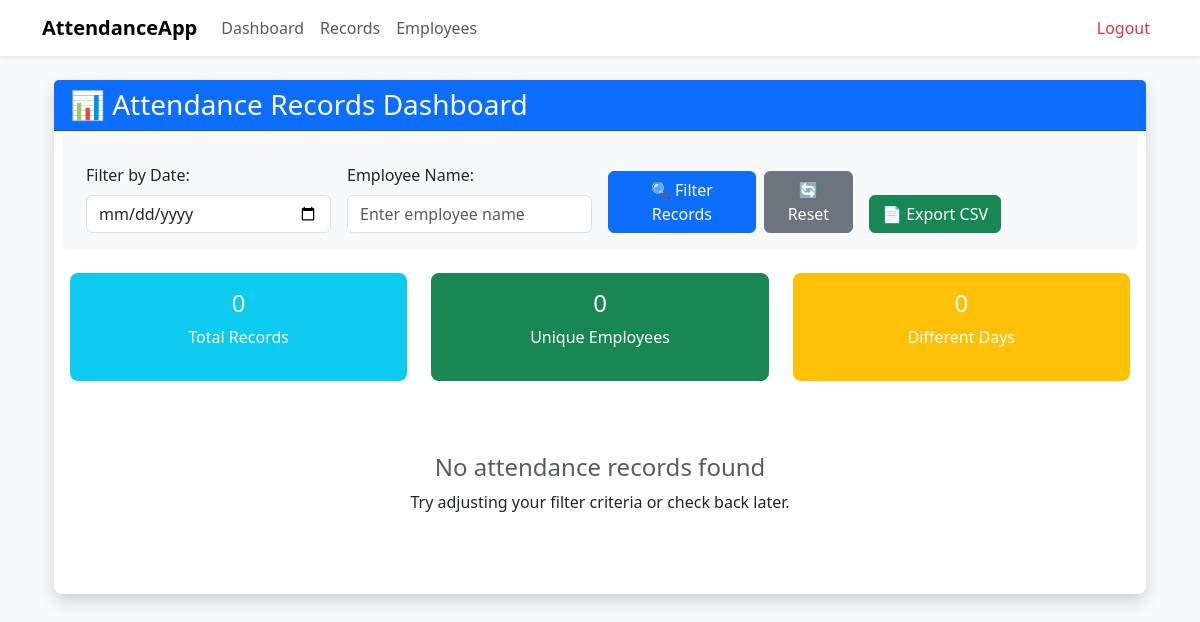
The app's page /attendance_dashboard (signed in), older data.
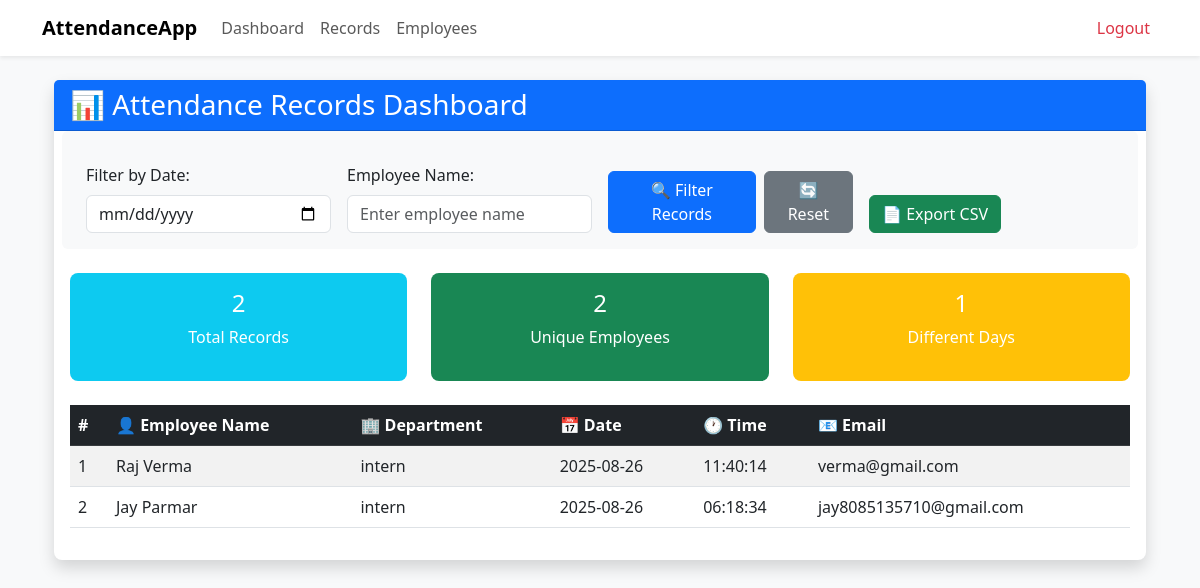
The same page, newer data.
### models.py (models this page shows)
class Attendance(db.Model):
    id = db.Column(db.Integer, primary_key=True)
    employee_id = db.Column(db.Integer, db.ForeignKey('employee.id'), nullable=False)
    timestamp = db.Column(db.DateTime, nullable=False)
    employee = db.relationship('Employee', backref=db.backref('attendances', lazy=True))

class Employee(db.Model):
    id = db.Column(db.Integer, primary_key=True)
    name = db.Column(db.String(150), nullable=False)
    department = db.Column(db.String(100), nullable=False)
    email = db.Column(db.String(150), nullable=False)
    contact = db.Column(db.String(20), nullable=False)
    face_data_folder = db.Column(db.String(200))

### app.py (the view)
@app.route("/attendance_dashboard")
@login_required
def attendance_dashboard():
    date = request.args.get("date")
    emp_name = request.args.get("employee")
    q = Attendance.query.join(Employee)
    if date:
        try:
            d = datetime.fromisoformat(date).date()
            q = q.filter(db.func.date(Attendance.timestamp)==d)
        except Exception:
            pass
    if emp_name:
        q = q.filter(Employee.name.ilike(f"%{emp_name}%"))
    records = q.order_by(Attendance.timestamp.desc()).all()
    unique_days = {r.timestamp.date() for r in records}
    return render_template(
        "attendance_dashboard.html",
        records=records,
        unique_days_count=len(unique_days)
    )

### app.py (called while the page is built)
@login_manager.user_loader
def load_user(user_id):
    return db.session.get(Admin, int(user_id))

### templates/attendance_dashboard.html
{% extends 'base.html' %}
{% block content %}
<div class="container-fluid mt-4">
  <div class="card shadow">
    <div class="card-header bg-primary text-white">
      <h3 class="mb-0">📊 Attendance Records Dashboard</h3>
    </div>
    <div class="card-body">
      <form method="GET" class="row g-3 mb-4 p-3 bg-light rounded">
        <div class="col-md-3">
          <label class="form-label">Filter by Date:</label>
          <input type="date" name="date" class="form-control"
                 value="{{ request.args.get('date','') }}">
        </div>
        <div class="col-md-3">
          <label class="form-label">Employee Name:</label>
          <input type="text" name="employee" class="form-control"
                 placeholder="Enter employee name"
                 value="{{ request.args.get('employee','') }}">
        </div>
        <div class="col-md-3 d-flex align-items-end">
          <button type="submit" class="btn btn-primary me-2">🔍 Filter Records</button>
          <a href="{{ url_for('attendance_dashboard') }}" class="btn btn-secondary">🔄 Reset</a>
        </div>
        <div class="col-md-3 d-flex align-items-end">
          <a href="{{ url_for('export_csv', date=request.args.get('date',''), employee=request.args.get('employee','')) }}"
             class="btn btn-success">📄 Export CSV</a>
        </div>
      </form>
      <div class="row mb-4">
        <div class="col-md-4">
          <div class="card bg-info text-white text-center">
            <div class="card-body">
              <h4>{{ records|length }}</h4>
              <p>Total Records</p>
            </div>
          </div>
        </div>
        <div class="col-md-4">
          <div class="card bg-success text-white text-center">
            <div class="card-body">
              <h4>{{ records|map(attribute='employee.id')|unique|list|length }}</h4>
              <p>Unique Employees</p>
            </div>
          </div>
        </div>
        <div class="col-md-4">
          <div class="card bg-warning text-white text-center">
            <div class="card-body">
              <h4>{{ unique_days_count }}</h4>
              <p>Different Days</p>
            </div>
          </div>
        </div>
      </div>
      {% if records %}
      <div class="table-responsive">
        <table class="table table-striped table-hover">
          <thead class="table-dark">
            <tr>
              <th>#</th><th>👤 Employee Name</th><th>🏢 Department</th>
              <th>📅 Date</th><th>🕐 Time</th><th>📧 Email</th>
            </tr>
          </thead>
          <tbody>
            {% for r in records %}
            <tr>
              <td>{{ loop.index }}</td>
              <td>{{ r.employee.name }}</td>
              <td>{{ r.employee.department }}</td>
              <td>{{ r.timestamp.strftime('%Y-%m-%d') }}</td>
              <td>{{ r.timestamp.strftime('%H:%M:%S') }}</td>
              <td>{{ r.employee.email }}</td>
            </tr>
            {% endfor %}
          </tbody>
        </table>
      </div>
      {% else %}
      <div class="text-center py-5">
        <h4 class="text-muted">No attendance records found</h4>
        <p>Try adjusting your filter criteria or check back later.</p>
      </div>
      {% endif %}
    </div>
  </div>
</div>
{% endblock %}

### templates/base.html (shortened to what this page needs)
<!doctype html>
<html lang="en">
<head>
  <link href="https://cdn.jsdelivr.net/npm/bootstrap@5.4.0/dist/css/bootstrap.min.css" rel="stylesheet" />
  <link href="{{ url_for('static', filename='css/styles.css') }}" rel="stylesheet" />
</head>
<body class="bg-light">
{% if current_user.is_authenticated %}
<nav class="navbar navbar-expand-lg navbar-white bg-white shadow-sm mb-4">
  <div class="container">
    <a class="navbar-brand fw-bold" href="{{ url_for('dashboard') }}">AttendanceApp</a>
    <div class="collapse navbar-collapse" id="navmenu">
      <ul class="navbar-nav me-auto mb-2 mb-lg-0">
        <li class="nav-item"><a class="nav-link" href="{{ url_for('dashboard') }}">Dashboard</a></li>
        <li class="nav-item"><a class="nav-link" href="{{ url_for('attendance_dashboard') }}">Records</a></li>
        <li class="nav-item"><a class="nav-link" href="{{ url_for('new_employee') }}">Employees</a></li>
      </ul>
      <ul class="navbar-nav ms-auto">
        <li class="nav-item"><a href="{{ url_for('logout') }}" class="nav-link text-danger">Logout</a></li>
      </ul>
    </div>
  </div>
</nav>
{% endif %}
<div class="container mb-5">{% block content %}{% endblock %}</div>
</body>
</html>

### static/css/styles.css (style rules this page uses)
body { background: #f8f9fa; color: #212529; font-family: 'Segoe UI', Tahoma, Geneva, Verdana, sans-serif; }
.card { border-radius: 0.5rem; border: none; }

Row changes from the older to the newer data that the page shows:
added Attendance: employee.name "Raj Verma", employee.department "intern", timestamp "2025-08-26", timestamp "11:40:14", employee.email "verma@gmail.com"
added Attendance: employee.name "Jay Parmar", employee.department "intern", timestamp "2025-08-26", timestamp "06:18:34", employee.email "jay8085135710@gmail.com"
Text that changed along with them:
{{ records|length }}: "0" → "2"
{{ records|map(attribute='employee.id')|unique|list|length }}: "0" → "2"
{{ unique_days_count }}: "0" → "1"
text no longer shown: "No attendance records found Try adjusting your filter criteria or check back later."
text now shown: "# 👤 Employee Name 🏢 Department 📅 Date 🕐 Time 📧 Email"
